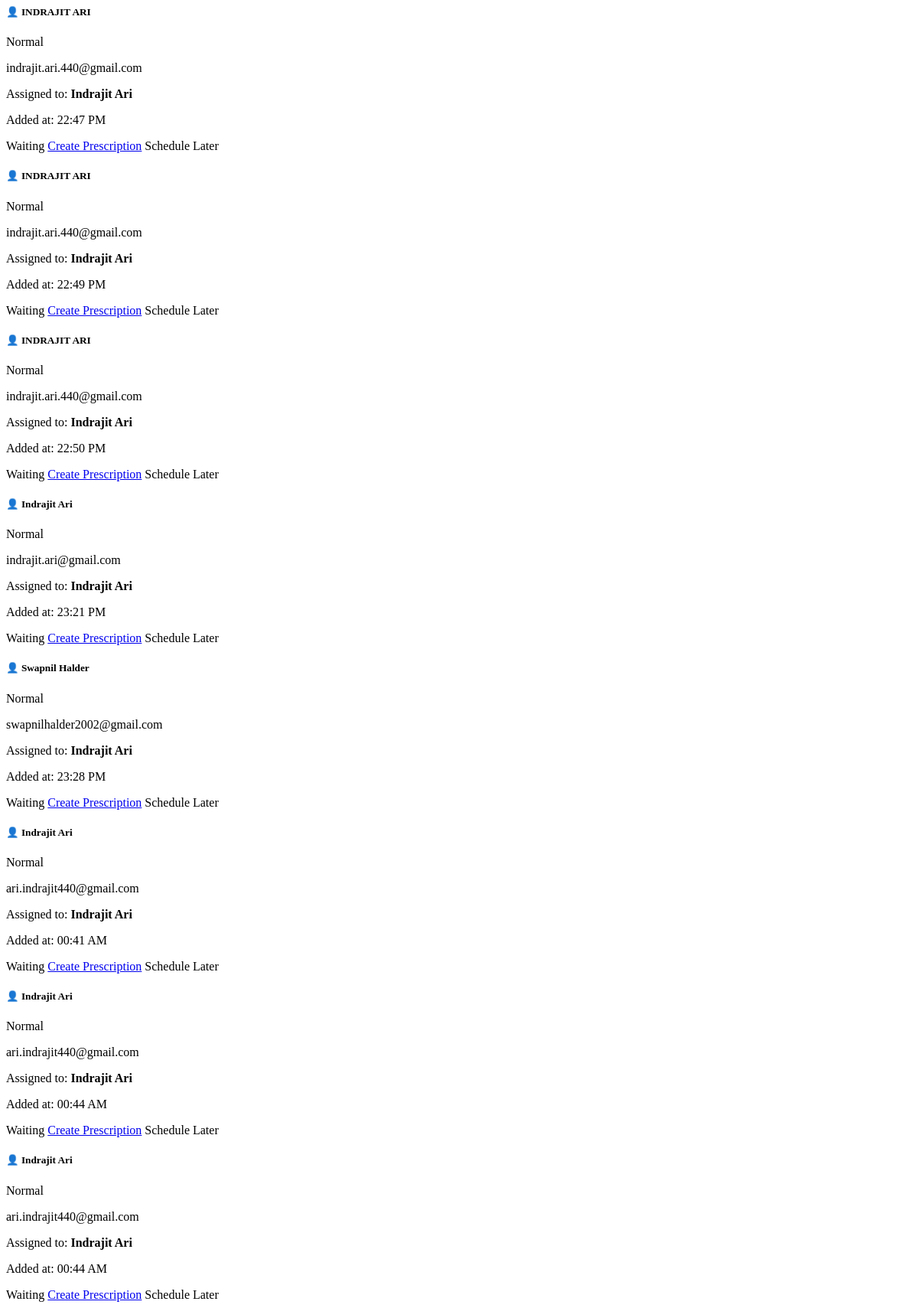
/hospital/opd_queue_update/1 (signed in), run on an earlier commit of the app's database.
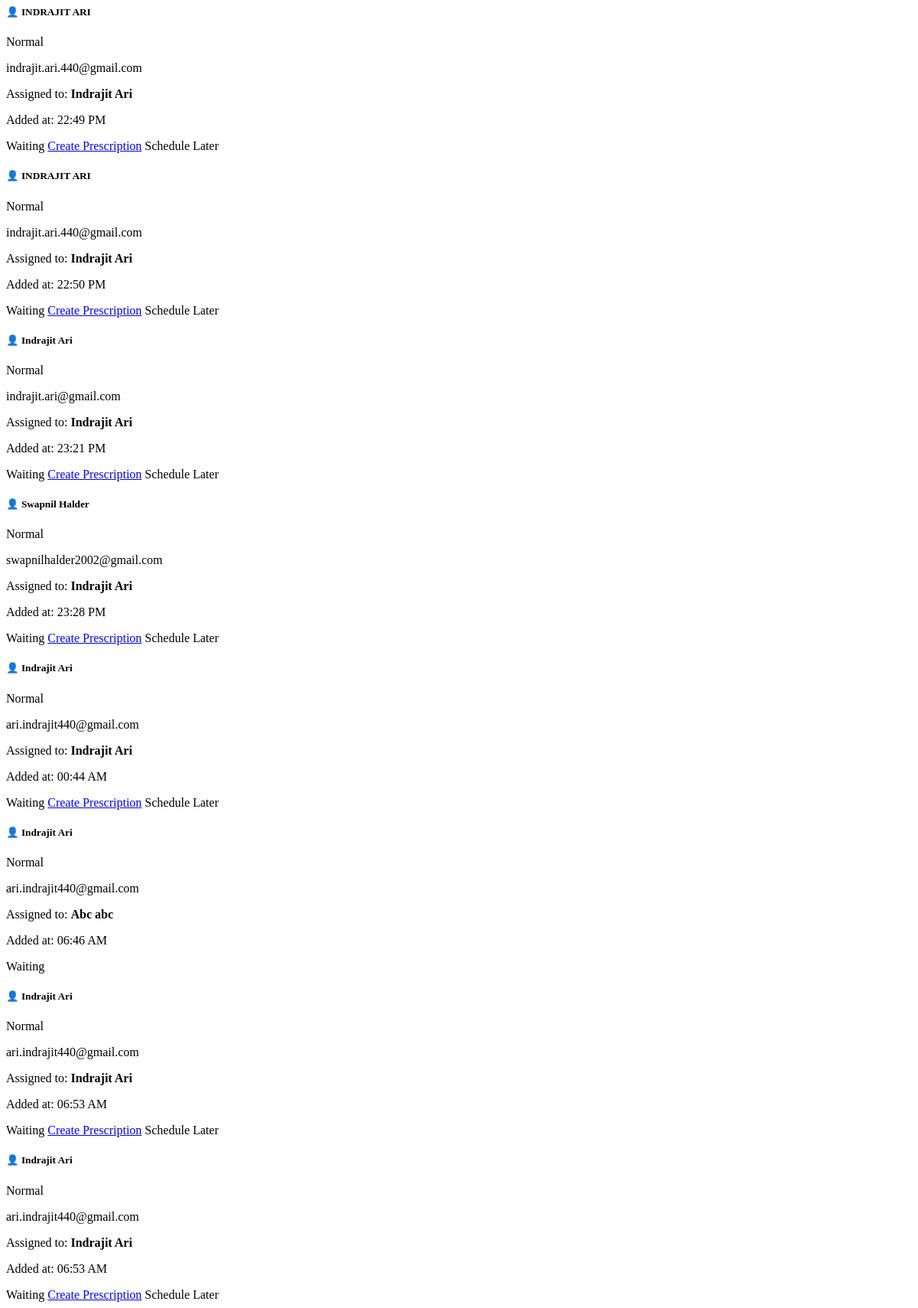
And on a later commit of the database.
### hospital/models.py (models this page shows, shortened)
class OPDQueue(models.Model):
    hospital = models.ForeignKey(Hospital, on_delete=models.CASCADE)
    doctor = models.ForeignKey(User, on_delete=models.CASCADE,
                               related_name='doctor_opd_queue', null=True, blank=True)
    patient = models.ForeignKey(User, on_delete=models.CASCADE)
    priority = models.IntegerField(default=0)
    status = models.CharField(choices=[('waiting', 'Waiting'), ('in_consultation',
                              'In Consultation'), ('completed', 'Completed')], default='waiting', max_length=20)
    created_at = models.DateTimeField(auto_now_add=True)
    class Meta:
        ordering = ['priority', 'created_at']

class User(AbstractUser):
    username = None
    first_name = models.CharField(max_length=20)
    last_name = models.CharField(max_length=50)
    email = models.EmailField(unique=True)
    hospital = models.ForeignKey(
        'Hospital', on_delete=models.SET_NULL, null=True, blank=True)
    department = models.ForeignKey(
        Department, on_delete=models.SET_NULL, null=True, blank=True)
    role = models.CharField(max_length=20, choices=[
        ('admin', 'Admin'),
        ('doctor', 'Doctor'),
        ('staff', 'Staff'),
        ('patient', 'Patient')
    ], default='patient')
    groups = models.ManyToManyField(
        Group, related_name="hospital_users", blank=True)
    user_permissions = models.ManyToManyField(
        Permission, related_name="hospital_users_permissions", blank=True)
    abha_id = models.CharField(max_length=15, blank=True, null=True)
    USERNAME_FIELD = 'email'
    REQUIRED_FIELDS = []
    objects = CustomUserManager()

### hospital/views.py (the view)
# urls.py: path("opd_queue_update/<int:hospital_id>",views.opd_queue_update,name="opd_queue_update"),
@login_required
def opd_queue_update(request, hospital_id):
    hospital = get_object_or_404(Hospital, id=hospital_id)
    opd_patients = OPDQueue.objects.filter(hospital=hospital,status="waiting").order_by('priority','created_at')
    return render(request, 'partials/opdlist.html', {'hospital': hospital, 'opd_patients': opd_patients})

### templates/partials/opdlist.html (shortened to what this page needs)
{% for opd_queue in opd_patients %}
<div class="col-md-4">
  <div class="card shadow-sm p-3 mb-4">
    <div class="d-flex justify-content-between align-items-center">
      <h5 class="mb-0">👤 {{opd_queue.patient.first_name }} {{ opd_queue.patient.last_name }}</h5>
      <span class="badge {% if opd_queue.priority == 1 %} bg-danger {% elif opd_queue.priority == 2 %} bg-warning {% else %} bg-primary {% endif %}">
        {% if opd_queue.priority == 1 %} Urgent {% elif opd_queue.priority == 2 %} Medium {% else %} Normal {% endif %}
      </span>
    </div>
    <p class="text-muted mb-1"> {{ opd_queue.patient.email }}</p>
    <p class="text-muted"> Assigned to: <strong>{{ opd_queue.doctor.first_name }} {{ opd_queue.doctor.last_name }}</strong></p>
    <p class="small text-muted"> Added at: {{ opd_queue.created_at|date:"H:i A" }}</p>
    <div class="d-flex justify-content-between">
      <span class="badge {% if opd_queue.status == 'waiting' %} bg-secondary {% elif opd_queue.status == 'in_progress' %} bg-info {% else %} bg-success {% endif %}">
        {{ opd_queue.status|title }}
      </span>
      {% if user.role == "doctor" and  user.email == opd_queue.doctor.email %}
      <a class="btn btn-primary" href="{% url 'generate_prescription' opd_queue.id %}">Create Prescription</a>
      <a
        class="btn btn-outline-primary"
        hx-get="{% url 'schedule_later' opd_queue.id %}"
        hx-target="#opd-queue"
        >Schedule Later</a
      >
      {% endif %}
    </div>
  </div>
</div>
{% empty %}
<div class="col-md-12">
  <div class="alert alert-info">No patients in the queue.</div>
</div>
{% endfor %}

What changed in the data, as far as the page shows it:
no longer on this page (row edited): OPDQueue: patient.first_name "INDRAJIT", patient.last_name "ARI", priority "Normal", patient.email "indrajit.ari.440@gmail.com", doctor.first_name "Indrajit", doctor.last_name "Ari", created_at "22:47 PM", status "Waiting", shows "Create Prescription"
shown differently, row unchanged: OPDQueue "00:44 AM": moves up the list
added OPDQueue: patient.first_name "Indrajit", patient.last_name "Ari", priority "Normal", patient.email "ari.indrajit440@gmail.com", doctor.first_name "Abc", doctor.last_name "abc", created_at "06:46 AM", status "Waiting"
changed OPDQueue (number 7 of 8 on the later page): created_at "00:44 AM" → "06:53 AM"; moves down the list
changed OPDQueue (number 8 of 8 on the later page): created_at "00:41 AM" → "06:53 AM"
